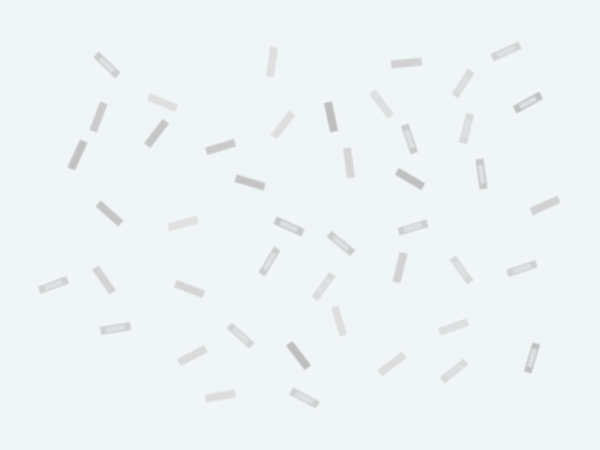
#> input picture sample_images/sample_separated_45_grains.jpg, 1200 x 900 px (shown at 1/2 size)
$ python debug_processing.py
#> lines starting #> are read from the running program, lines starting #| are printed output that depends on the picture; after the words box and inside, x2 and y2 are one past the last pixel; in counts of white or black regions, pixels touching at a corner belong together; long printed decimals are rounded
### backend/rice_counter.py
"""
Rice Grain Counter - Image Processing Module

This module contains the computer vision pipeline for detecting and counting
individual rice grains in uploaded images.

Algorithm Overview:
1. Load and optionally resize the image
2. Convert to grayscale
3. Apply noise reduction (Gaussian blur + bilateral filter)
4. Apply adaptive thresholding for segmentation
5. Morphological operations to clean up the binary mask
6. Use distance transform + watershed to separate touching grains
7. Find contours and filter by area, aspect ratio, and shape
8. Draw annotations and return results

All thresholds are configurable for different rice varieties.
"""

import cv2
import numpy as np
from dataclasses import dataclass
from typing import Tuple, List


@dataclass
class RiceConfig:
    """Configuration for rice grain detection thresholds."""
    max_image_dim: int = 1500
    gaussian_kernel: Tuple[int, int] = (5, 5)
    gaussian_sigma: float = 0
    bilateral_d: int = 9
    bilateral_sigma_color: float = 75
    bilateral_sigma_space: float = 75
    adaptive_block_size: int = 25
    adaptive_c: int = 10
    morph_kernel_size: Tuple[int, int] = (3, 3)
    morph_iterations_open: int = 2
    morph_iterations_close: int = 2
    min_grain_area: int = 150
    max_grain_area: int = 8000
    min_aspect_ratio: float = 1.2
    max_aspect_ratio: float = 8.0
    min_solidity: float = 0.4
    distance_thresh_ratio: float = 0.45
    watershed_dilate_iter: int = 3
    color_label: Tuple[int, int, int] = (0, 200, 255)  # BGR - warm orange
    color_contour: Tuple[int, int, int] = (0, 180, 0)   # BGR - green
    font_scale: float = 0.35
    font_thickness: int = 1


DEFAULT_CONFIG = RiceConfig()


def load_image(image_bytes: bytes) -> np.ndarray:
    """Decode image bytes into an OpenCV numpy array."""
    nparr = np.frombuffer(image_bytes, np.uint8)
    img = cv2.imdecode(nparr, cv2.IMREAD_COLOR)
#> img is the input picture: shape (900, 1200, 3); mean B, G, R 246.6, 243.7, 238.8
    if img is None:
        raise ValueError("Could not decode image. File may be corrupted or unsupported.")
    return img


def resize_if_needed(img: np.ndarray, max_dim: int) -> np.ndarray:
    """Resize image if either dimension exceeds max_dim, preserving aspect ratio."""
#> called with max_dim = 1500
    h, w = img.shape[:2]
#> h = 900; w = 1200
    if max(h, w) <= max_dim:
        return img
    scale = max_dim / max(h, w)
    new_w = int(w * scale)
    new_h = int(h * scale)
    return cv2.resize(img, (new_w, new_h), interpolation=cv2.INTER_AREA)


def preprocess(img: np.ndarray, cfg: RiceConfig) -> np.ndarray:
    """Convert to grayscale and apply noise reduction."""
    gray = cv2.cvtColor(img, cv2.COLOR_BGR2GRAY)
    # Gaussian blur to reduce high-frequency noise
    blurred = cv2.GaussianBlur(gray, cfg.gaussian_kernel, cfg.gaussian_sigma)
    # Bilateral filter preserves edges while smoothing flat regions
    filtered = cv2.bilateralFilter(blurred, cfg.bilateral_d,
                                   cfg.bilateral_sigma_color, cfg.bilateral_sigma_space)
    return filtered


def segment(gray: np.ndarray, cfg: RiceConfig) -> np.ndarray:
    """Apply adaptive thresholding to create a binary mask of rice grains."""
    binary = cv2.adaptiveThreshold(
        gray, 255,
        cv2.ADAPTIVE_THRESH_GAUSSIAN_C,
        cv2.THRESH_BINARY_INV,
        cfg.adaptive_block_size,
        cfg.adaptive_c
    )
    return binary


def morphological_clean(binary: np.ndarray, cfg: RiceConfig) -> np.ndarray:
    """Apply morphological opening then closing to remove noise and fill holes."""
    kernel = cv2.getStructuringElement(cv2.MORPH_ELLIPSE, cfg.morph_kernel_size)
    # Opening: remove small noise blobs
    cleaned = cv2.morphologyEx(binary, cv2.MORPH_OPEN, kernel,
                               iterations=cfg.morph_iterations_open)
    # Closing: fill small holes inside grains
    cleaned = cv2.morphologyEx(cleaned, cv2.MORPH_CLOSE, kernel,
                               iterations=cfg.morph_iterations_close)
    return cleaned


def separate_touching_grains(mask: np.ndarray, cfg: RiceConfig) -> np.ndarray:
    """
    Use distance transform + watershed to separate grains that touch each other.

    Steps:
    1. Compute distance transform of the binary mask
    2. Find foreground peaks using a threshold on the distance map
    3. Use these as seeds for watershed segmentation
    4. Return a label mask where each grain has a unique label
    """
    # Distance transform: each pixel gets its distance to the nearest background pixel
    dist_transform = cv2.distanceTransform(mask, cv2.DIST_L2, 5)
    dist_norm = cv2.normalize(dist_transform, None, 0, 1.0, cv2.NORM_MINMAX)

    # Threshold the distance map to find definite foreground regions (grain centers)
    _, sure_fg = cv2.threshold(dist_norm, cfg.distance_thresh_ratio, 255, cv2.THRESH_BINARY)
    sure_fg = sure_fg.astype(np.uint8)

    # Dilate the mask to get the "unknown" border region
    kernel = cv2.getStructuringElement(cv2.MORPH_ELLIPSE, (3, 3))
    sure_bg = cv2.dilate(mask, kernel, iterations=cfg.watershed_dilate_iter)

    # Unknown region = sure background minus sure foreground
    unknown = cv2.subtract(sure_bg, sure_fg)

    # Label markers for watershed
    num_labels, markers = cv2.connectedComponents(sure_fg)
    # Watershed requires markers to start from 1 (not 0)
    markers = markers + 1
    markers[unknown == 255] = 0

    # Apply watershed
    mask_3ch = cv2.cvtColor(mask, cv2.COLOR_GRAY2BGR)
    markers = cv2.watershed(mask_3ch, markers)

    return markers


# [134 lines left out: functions filter_grains, draw_annotations, count_rice_grains, not called in this run]

### backend/debug_processing.py
import os
import numpy as np
import cv2
from rice_counter import (load_image, resize_if_needed, preprocess, segment,
                          morphological_clean, separate_touching_grains)

d = os.path.join(os.path.dirname(os.path.abspath(__file__)), "..", "sample_images")
name = "sample_separated_45_grains.jpg"
path = os.path.join(d, name)
with open(path, "rb") as f:
    data = f.read()

img = load_image(data)
img = resize_if_needed(img, 1500)
h, w = img.shape[:2]
#> h = 900; w = 1200
print("size:", w, "x", h)
#| size: 1200 x 900
print("mean pixel:", img.mean())
#| mean pixel: 243.019

gray = preprocess(img, __import__('rice_counter').RiceConfig())
binary = segment(gray, __import__('rice_counter').RiceConfig())
#> in segment, `binary = cv2.adaptiveThreshold( gray, 255, cv2.ADAPTIVE_THRESH_GAUSSIA..`:
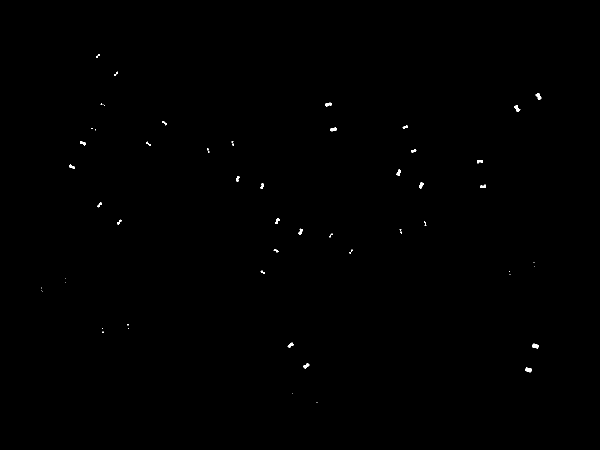
#> binary: shape (900, 1200) (shown at 1/2 size); 0.16% white; 55 white regions (27 under 20 px), largest, box (x1, y1, x2, y2) and area: (1071, 186, 1083, 200) 90, (1065, 687, 1078, 697) 87, (1050, 735, 1063, 745) 87
clean = morphological_clean(binary, __import__('rice_counter').RiceConfig())
#> in morphological_clean, `cleaned = cv2.morphologyEx(binary, cv2.MORPH_OPEN, kernel, iterations=..`:
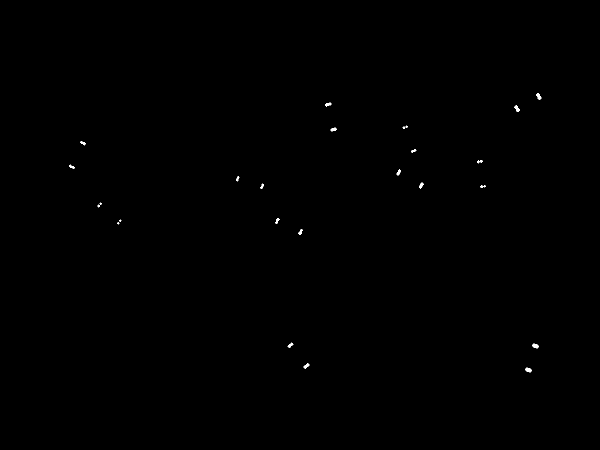
#> cleaned: shape (900, 1200) (shown at 1/2 size); 0.11% white; 25 white regions (6 under 20 px), largest, box (x1, y1, x2, y2) and area: (1072, 186, 1083, 200) 81, (1065, 687, 1078, 697) 81, (1050, 735, 1063, 745) 81

print("binary white px:", np.count_nonzero(binary == 255), "/", binary.size)
#| binary white px: 1726 / 1080000
print("clean white px:", np.count_nonzero(clean == 255), "/", clean.size)
#| clean white px: 1191 / 1080000

markers = separate_touching_grains(clean, __import__('rice_counter').RiceConfig())
#> in separate_touching_grains, `_, sure_fg = cv2.threshold(dist_norm, cfg.distance_thresh_ratio, 255, ..`:
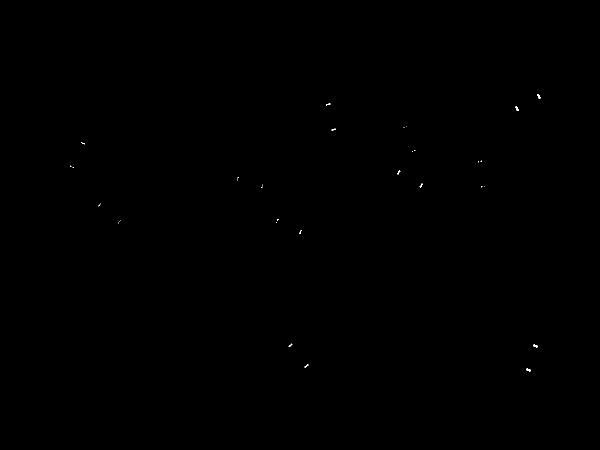
#> sure_fg: shape (900, 1200) float32 (shown at 1/2 size); 0.04% white in thin lines or dots, all inside (x1, y1, x2, y2) = (140, 188, 1081, 743)
#> in separate_touching_grains, `sure_bg = cv2.dilate(mask, kernel, iterations=cfg.watershed_dilate_iter)`:
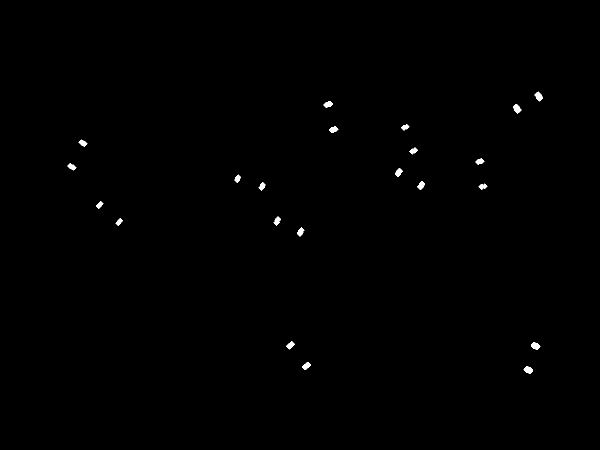
#> sure_bg: shape (900, 1200) (shown at 1/2 size); 0.3% white; 22 white regions, largest, box (x1, y1, x2, y2) and area: (1069, 183, 1086, 203) 189, (1062, 684, 1081, 700) 189, (1047, 732, 1066, 748) 189
#> in separate_touching_grains, `unknown = cv2.subtract(sure_bg, sure_fg)`: unknown: shape (900, 1200); 0.27% white; 22 white regions, largest, box (x1, y1, x2, y2) and area: (1069, 183, 1086, 203) 154, (1026, 208, 1043, 227) 152, (1062, 684, 1081, 700) 149
#> in separate_touching_grains, `num_labels, markers = cv2.connectedComponents(sure_fg)`: markers: shape (900, 1200) int32; 32 distinct labels, from 0 to 31
#> in separate_touching_grains, `num_labels, markers = cv2.connectedComponents(sure_fg)`: num_labels = 32
#> in separate_touching_grains, `markers = markers + 1`:
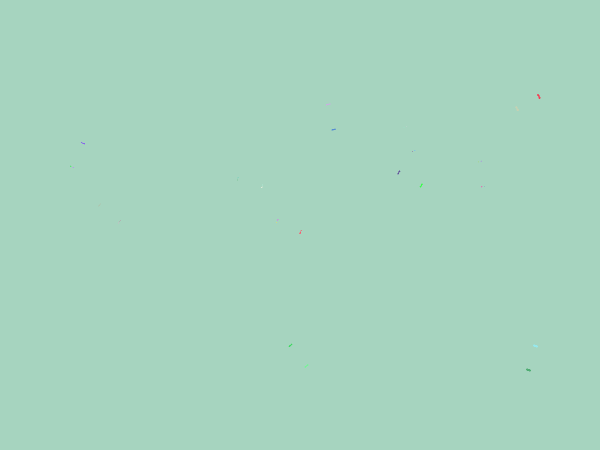
#> markers: shape (900, 1200) int32 (shown at 1/2 size); 32 distinct labels, from 1 to 32; one colour per label, 0 black
#> in separate_touching_grains, `markers[unknown == 255] = 0`:
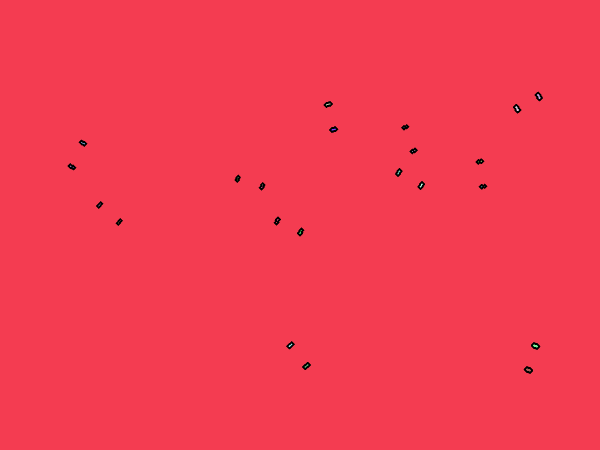
#> markers: shape (900, 1200) int32 (shown at 1/2 size); 33 distinct labels, from 0 to 32; one colour per label, 0 black
#> in separate_touching_grains, `markers = cv2.watershed(mask_3ch, markers)`:
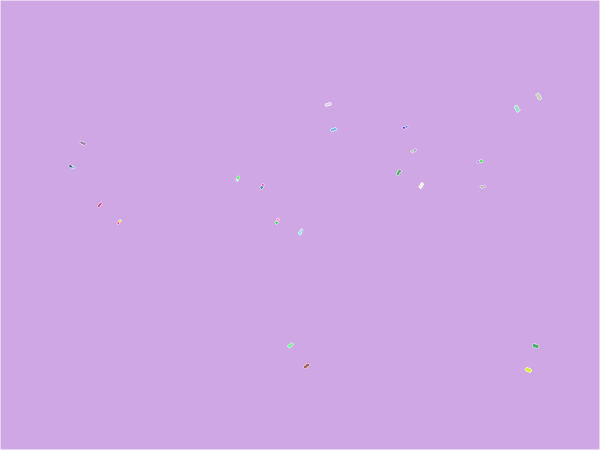
#> markers: shape (900, 1200) int32 (shown at 1/2 size); 33 distinct labels, from -1 to 32; one colour per label, 0 black, -1 white
print("markers uniq:", np.unique(markers))
#| markers uniq: [-1  1  2  3  4  5  6  7  8  9 10 11 12 13 14 15 16 17 18 19 20 21 22 23
#|  24 25 26 27 28 29 30 31 32]

# save debug stages
for nm, arr in [("gray.jpg", gray), ("binary.jpg", binary), ("clean.jpg", clean),
                ("dist.jpg", None)]:
    if arr is not None:
        cv2.imwrite(os.path.join(d, "dbg_" + nm), arr)
#> this loop made 4 passes
#> nm on passes 1 to 3: 'gray.jpg', 'binary.jpg', 'clean.jpg'
